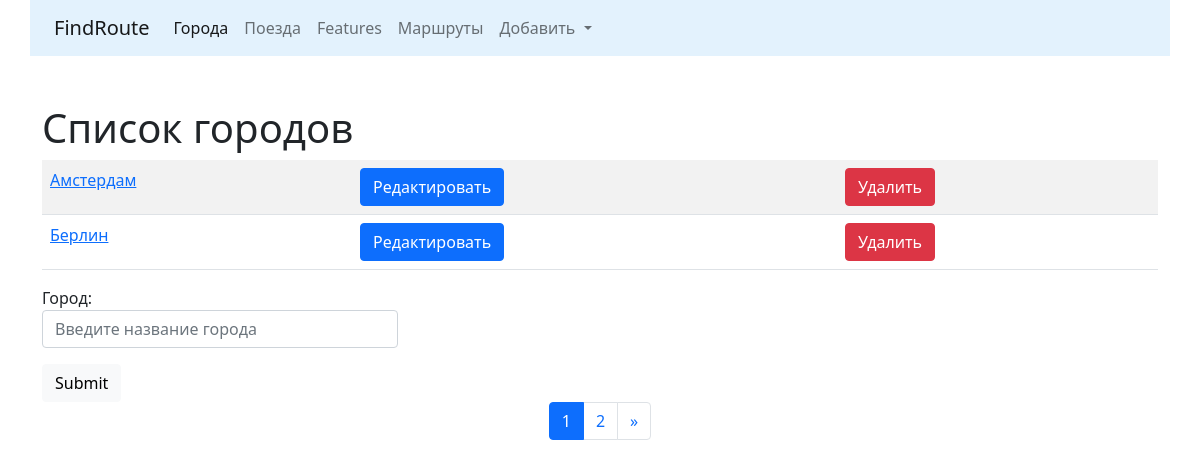
The app's page /cities/, older data.
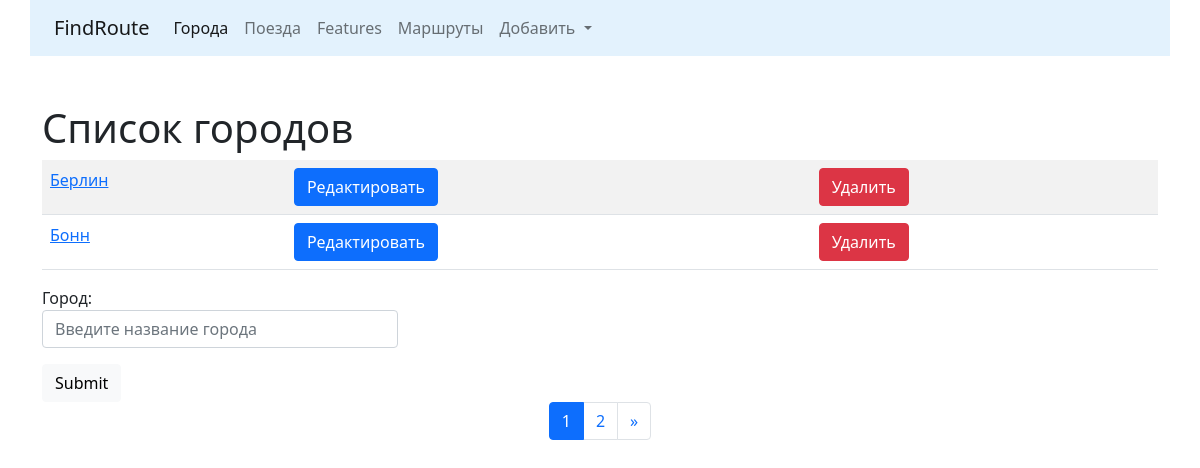
The same page, newer data.
### cities/models.py (models this page shows, shortened)
class City(models.Model):
    name = models.CharField(max_length=100, unique=True, verbose_name='Город')
    class Meta:
        verbose_name = 'Город'
        verbose_name_plural = 'Города'
        ordering = ['name']

### cities/views.py (the view)
# urls.py: path('', CityListView.as_view(), name='home'),
class CityListView(ListView):
    model = City
    paginate_by = 2
    template_name = 'cities/home.html'
    def get_context_data(self, **kwargs):
        context = super().get_context_data(**kwargs)
        form = CityForm()
        context['form'] = form
        return context

### cities/forms.py
class CityForm(forms.ModelForm):
    name = forms.CharField(label='Город', widget=forms.TextInput(attrs={
        'class': 'form-control',
        'placeholder': 'Введите название города'
    }))
    class Meta:
        model = City
        fields = ['name']

### cities/templates/cities/home.html (shortened to what this page needs)
{% extends 'base.html' %}
{% block content %}
<h1>Список городов</h1>
<div class="row">
    <div class="col-md">
        <table class="table table-striped">
        {% for object in page_obj %}
            <tr>
                <td><a href="{% url 'cities:detail' object.pk %}">{{ object.name }}</a></td>
                <td><a href="{% url 'cities:update' object.pk %}"><button type="submit" class="btn btn-primary">Редактировать</button></a></td>
                <td><a href="{% url 'cities:delete' object.pk %}"><button type="submit" class="btn btn-danger">Удалить</button></a></td>
            </tr>
        {% endfor %}
        </table>
    </div>
</div>
<div class="row">
    <div class="col-md-4">
        <form action="" method="post">
            {{ form.as_p }}
            <button type="submit" class="btn btn-light">Submit</button>
        </form>
    </div>
</div>
<nav aria-label="Page navigation example">
  <ul class="pagination justify-content-center">
    <li class="page-item active"><a class="page-link">{{ page_obj.number }}</a></li>
    {% if page_obj.has_next %}
    <li class="page-item"><a class="page-link" href="?page={{ page_obj.next_page_number }}">{{ page_obj.next_page_number }}</a></li>
    <li class="page-item">
      <a class="page-link" href="?page={{ page_obj.next_page_number }}" aria-label="Next">
        <span aria-hidden="true">&raquo;</span>
      </a>
    </li>
    {% endif %}
  </ul>
</nav>
{% endblock %}

Row changes from the older to the newer data that the page shows:
removed City: name "Амстердам"
now on this page (row unchanged): City: name "Бонн"
